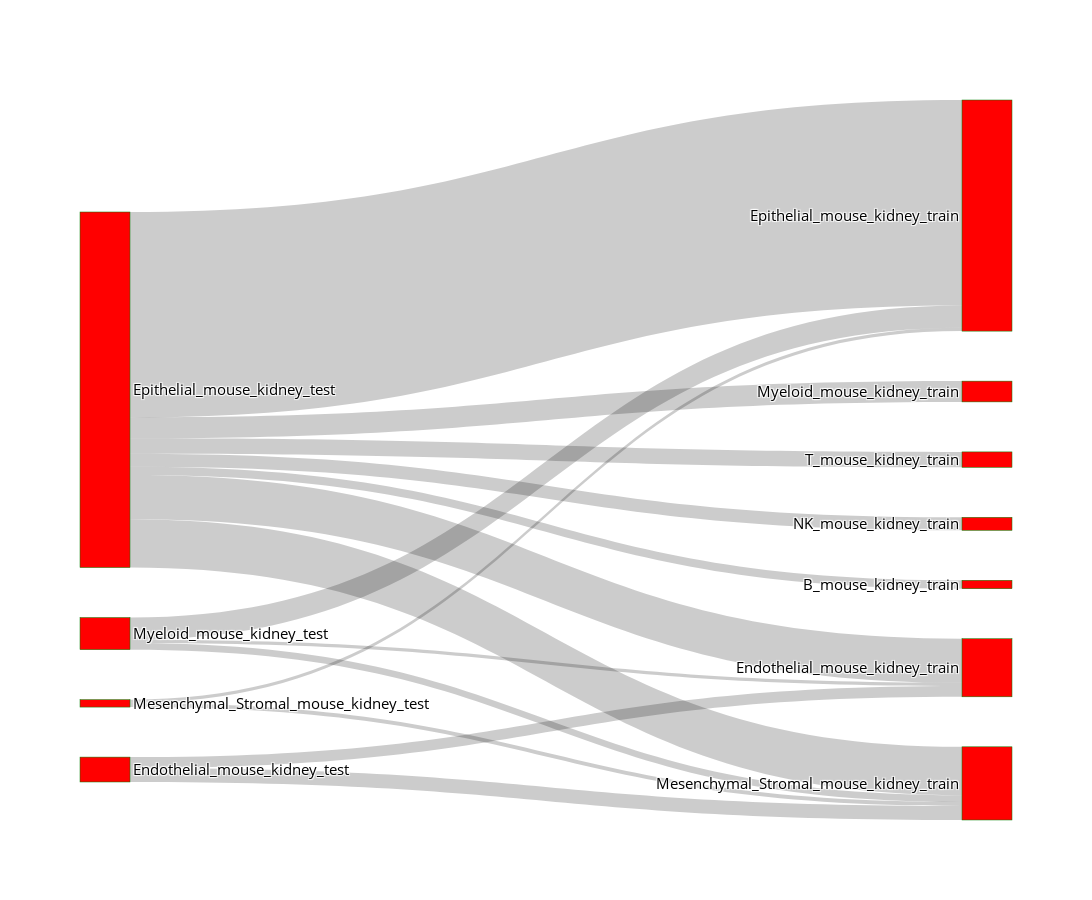

Notebook source saved alongside this figure:
### Code cell
adata1_df['target_celltype'] = adata2_df.iloc[matching[1,:],:]['leiden'].to_list()
matching_table = adata1_df.groupby(['leiden','target_celltype']).size().unstack(fill_value=0)

Sankey(matching_table, prefix=['mouse_kidney_test','mouse_kidney_train'])

### Figure 1 — Plotly figure (JSON) as saved in the notebook; plotly's stock layout.template omitted (floating-point values rounded to 4 significant figures)
{"data": [{"link": {"source": [9, 8, 9, 11, 9, 10, 11, 8, 9, 10, 11, 9, 9, 9], "target": [0, 1, 1, 1, 2, 2, 2, 3, 3, 3, 3, 4, 5, 6], "value": [196, 254, 1024, 72, 4776, 77, 519, 325, 1125, 95, 156, 483, 302, 358]}, "node": {"color": "red", "label": ["B_mouse_kidney_train", "Endothelial_mouse_kidney_train", "Epithelial_mouse_kidney_train", "Mesenchymal_Stromal_mouse_kidney_train", "Myeloid_mouse_kidney_train", "NK_mouse_kidney_train", "T_mouse_kidney_train", "B_mouse_kidney_test", "Endothelial_mouse_kidney_test", "Epithelial_mouse_kidney_test", "Mesenchymal_Stromal_mouse_kidney_test", "Myeloid_mouse_kidney_test", "NK_mouse_kidney_test", "T_mouse_kidney_test"], "line": {"color": "green", "width": 0.5}, "pad": 50, "thickness": 50}, "type": "sankey"}], "layout": {"autosize": false, "font": {"color": "Black", "size": 15}, "height": 900, "title": {"text": ""}, "width": 1300}}
